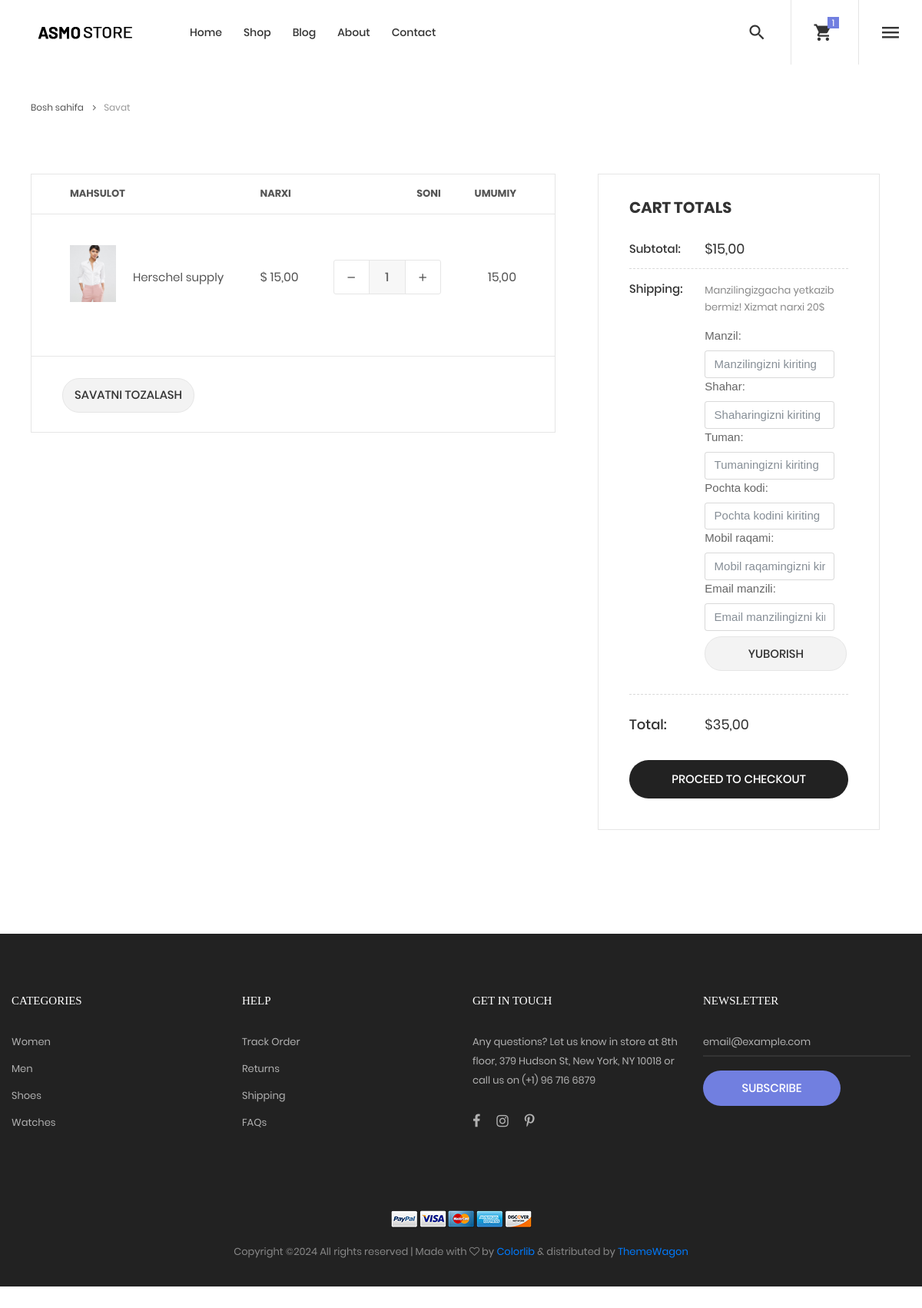
The app's page /cart/ (signed in) with its own data.
### asmo/models.py (models this page shows, shortened)
class OrderProduct(models.Model):
    order = models.ForeignKey(Order, on_delete=models.SET_NULL, verbose_name="Xarid", null=True)
    product = models.ForeignKey(Product, on_delete=models.SET_NULL, verbose_name="Maxsulot", null=True)
    quantity = models.IntegerField(default=0, verbose_name="Soni")
    added = models.DateTimeField(auto_now_add=True, verbose_name="Xarid vaqti")
    @property
    def get_cart_price(self):
        total_price = self.quantity * self.product.price
        return total_price

class Product(models.Model):
    name = models.CharField(max_length=100, verbose_name='Mahsulot nomi')
    description = models.TextField(verbose_name='Mahsulot tasnifi')
    price = models.DecimalField(max_digits=10, decimal_places=2, verbose_name='Mahsulot narxi')
    category = models.ForeignKey(Category, on_delete=models.CASCADE, verbose_name='Mahsulot kategoriyasi')
    image = models.ImageField(upload_to='products/', verbose_name='Mahsulot rasmi')
    image1 = models.ImageField(upload_to='products/', verbose_name='Mahsulot rasmi')
    image2 = models.ImageField(upload_to='products/', verbose_name='Mahsulot rasmi')
    brand = models.ForeignKey(Brand, on_delete=models.CASCADE, verbose_name='Mahsulot brendi')
    size = models.ManyToManyField(Size, verbose_name='Mahsulot o\'lchami', blank=True)
    color = models.ManyToManyField(Color, verbose_name='Mahsulot rangi')
    weight = models.FloatField(null=True, blank=True, verbose_name='Mahsulot og\'irligi', validators=[MinValueValidator(0.0)])
    materials = models.CharField(max_length=100, verbose_name='Mahsulot materiali')
    sort = models.ForeignKey(Sort, on_delete=models.CASCADE, verbose_name='Mahsulot turi', null=True, blank=True)
    quantity = models.IntegerField(default=0, verbose_name='Mahsulot soni')
    slug = models.SlugField()
    class Meta:
        verbose_name = 'Mahsulot '
        verbose_name_plural = 'Mahsulotlar'

### asmo/views.py (the view)
# urls.py: path('cart/', views.cart, name='cart'),
def cart(request):
    if request.user.is_authenticated:
        cart_info = CartAuthenticatedUser(request)
    else:
        cart_info = None
    cart_context = {
        'order_products': cart_info.get_cart_info()['order_products'] if cart_info else [],
        'cart_total_price': cart_info.get_cart_info()['cart_total_price'] if cart_info else 0,
        'cart_total_quantity': cart_info.get_cart_info()['cart_total_quantity'] if cart_info else 0,
        'cart_total_price_shipping': cart_info.get_cart_info()['cart_total_price_shipping'] if cart_info else 0,
        'title': 'Savat'
    }
    if request.method == 'POST':
        form = ShippingAddressForm(request.POST)
        if form.is_valid():
            if request.user.is_authenticated:
                shipping_address = form.save(commit=False)
                shipping_address.customer = request.user
                shipping_address.save()
                return redirect('index')
            else:
                pass
        else:
            cart_context['form'] = form
    else:
        form = ShippingAddressForm()
        cart_context['form'] = form
    return render(request, 'asmo/cart.html', cart_context)

### asmo/forms.py
class ShippingAddressForm(forms.ModelForm):
    class Meta:
        model = ShippingAddress
        fields = ['address', 'city', 'district', 'zipcode', 'mobile', 'email']
        labels = {
            'address': 'Manzil',
            'city': 'Shahar',
            'district': 'Tuman',
            'zipcode': 'Pochta kodi',
            'mobile': 'Mobil raqami',
            'email': 'Email manzili',
        }
        widgets = {
            'address': forms.TextInput(attrs={'class': 'form-control', 'placeholder': 'Manzilingizni kiriting'}),
            'city': forms.TextInput(attrs={'class': 'form-control', 'placeholder': 'Shaharingizni kiriting'}),
            'district': forms.TextInput(attrs={'class': 'form-control', 'placeholder': 'Tumaningizni kiriting'}),
            'zipcode': forms.TextInput(attrs={'class': 'form-control', 'placeholder': 'Pochta kodini kiriting'}),
            'mobile': forms.TextInput(attrs={'class': 'form-control', 'placeholder': 'Mobil raqamingizni kiriting'}),
            'email': forms.EmailInput(attrs={'class': 'form-control', 'placeholder': 'Email manzilingizni kiriting'}),
        }

### asmo/models.py (called while the page is built)
    @property
    def get_cart_total_price(self):
        order_products = self.orderproduct_set.all()
        total_price = sum([product.get_cart_price for product in order_products])
        return total_price

    @property
    def get_cart_quantity(self):
        order_products = self.orderproduct_set.all()
        totat_quantity = [product.quantity for product in order_products]
        total_quantity_sum = sum(totat_quantity)
        return total_quantity_sum

### asmo/utils.py (called while the page is built)
    def get_cart_info(self):
        customer, created = Customer.objects.get_or_create(
            user=self.request.user
        )
        order, created = Order.objects.get_or_create(
            customer=customer
        )
        order_products = order.orderproduct_set.all()
        cart_total_price = order.get_cart_total_price
        cart_total_price_shipping = order.get_cart_total_price + 20
        cart_total_quantity = order.get_cart_quantity
        return {
            'order': order,
            'order_products': order_products,
            'cart_total_price': cart_total_price,
            'cart_total_quantity': cart_total_quantity,
            'cart_total_price_shipping': cart_total_price_shipping
        }

### asmo/templates/asmo/cart.html (shortened to what this page needs)
{% extends 'base.html' %}
{% load static %}
{% block main %}
<div class="container mt-3">
    <div class="bread-crumb flex-w p-l-25 p-r-15 p-t-30 p-lr-0-lg">
        <a href="{% url 'index' %}" class="stext-109 cl8 hov-cl1 trans-04">
            Bosh sahifa
            <i class="fa fa-angle-right m-l-9 m-r-10" aria-hidden="true"></i>
        </a>
        <span class="stext-109 cl4">
				{{ title }}
			</span>
    </div>
</div>
<form class="bg0 p-t-75 p-b-85">
    <div class="container">
        <div class="row">
            <div class="col-lg-10 col-xl-7 m-lr-auto m-b-50">
                <div class="m-l-25 m-r--38 m-lr-0-xl">
                    <div class="wrap-table-shopping-cart">
                        <table class="table-shopping-cart">
                            <tr class="table_head">
                                <th class="column-1">Mahsulot</th>
                                <th class="column-2"></th>
                                <th class="column-3">Narxi</th>
                                <th class="column-4">Soni</th>
                                <th class="column-5">Umumiy</th>
                            </tr>
                            {% if order_products %}
                            {% for order_product in order_products %}
                            <tr class="table_row">
                                <td class="column-1">
                                    <a href="{% url 'delete_cart' order_product.product.slug %}">
                                    <div class="how-itemcart1">
                                        <img src="{{ order_product.product.image.url }}" alt="IMG">
                                    </div>
                                    </a>
                                </td>
                                <td class="column-2">{{ order_product.product.name }}</td>
                                <td class="column-3">$ {{ order_product.product.price }}</td>
                                <td class="column-4">
                                    <div class="wrap-num-product flex-w m-l-auto m-r-0">
                                        <a href="{% url 'to_cart' order_product.product.slug 'delete' %}"
                                           class="btn-num-product-down cl8 hov-btn3 trans-04 flex-c-m">
                                            <i class="fs-16 zmdi zmdi-minus"></i>
                                        </a>
                                        <input class="mtext-104 cl3 txt-center num-product" type="number"
                                               name="num-product1" value="{{ order_product.quantity }}">
                                        <a href="{% url 'to_cart' order_product.product.slug 'add' %}"
                                           class="btn-num-product-up cl8 hov-btn3 trans-04 flex-c-m">
                                            <i class="fs-16 zmdi zmdi-plus"></i>
                                        </a>
                                    </div>
                                </td>
                                <td class="column-5">{{ order_product.get_cart_price }}</td>
                            </tr>
                            {% endfor %}
                            {% else %}
                            <tr class="table_row">
                                <td class="column-2">
                                    Mahsulot yo'q
                                </td>
                            </tr>
                            {% endif %}
                        </table>
                    </div>
                    <div class="flex-w flex-sb-m bor15 p-t-18 p-b-15 p-lr-40 p-lr-15-sm">
                        <a href="{% url 'clear_cart' %}"
                           class="flex-c-m stext-101 cl2 size-119 bg8 bor13 hov-btn3 p-lr-15 trans-04 pointer m-tb-10">
                            Savatni tozalash
                        </a>
                    </div>
                </div>
            </div>
            <div class="col-sm-10 col-lg-7 col-xl-5 m-lr-auto m-b-50">
                <div class="bor10 p-lr-40 p-t-30 p-b-40 m-l-63 m-r-40 m-lr-0-xl p-lr-15-sm">
                    <h4 class="mtext-109 cl2 p-b-30">
                        Cart Totals
                    </h4>
                    <div class="flex-w flex-t bor12 p-b-13">
                        <div class="size-208">
								<span class="stext-110 cl2">
									Subtotal:
								</span>
                        </div>
                        <div class="size-209">
								<span class="mtext-110 cl2">
									${{ cart_total_price }}
								</span>
                        </div>
                    </div>
                    <div class="flex-w flex-t bor12 p-t-15 p-b-30">
                        <div class="size-208 w-full-ssm">
								<span class="stext-110 cl2">
									Shipping:
								</span>
                        </div>
                        <div class="size-209 p-r-18 p-r-0-sm w-full-ssm">
                            <p class="stext-111 cl6 p-t-2">
                                Manzilingizgacha yetkazib bermiz! Xizmat narxi 20$
                            </p>
                            <div class="p-t-15">
                                <form method="POST">
                                    {{ form.as_p }}
                                    <div class="flex-w">
                                        <button type="submit"
                                                class="flex-c-m stext-101 cl2 size-115 bg8 bor13 hov-btn3 p-lr-15 trans-04 pointer mt-2">
                                            Yuborish
                                        </button>
                                    </div>
                                </form>
                            </div>
                        </div>
                    </div>
                    <div class="flex-w flex-t p-t-27 p-b-33">
                        <div class="size-208">
								<span class="mtext-101 cl2">
									Total:
								</span>
                        </div>
                        <div class="size-209 p-t-1">
								<span class="mtext-110 cl2">
									${{ cart_total_price_shipping }}
								</span>
                        </div>
                    </div>
                    {% if cart_total_quantity > 0 %}
                    <form action="{% url 'payment' %}" method="post">
                        <button type="submit"
                                class="flex-c-m stext-101 cl0 size-116 bg3 bor14 hov-btn3 p-lr-15 trans-04 pointer">
                            Proceed to Checkout
                        </button>
                    </form>
                    {% else %}
                    <button disabled
                            class="flex-c-m stext-101 cl0 size-116 bg3 bor14 hov-btn3 p-lr-15 trans-04 pointer">
                        Proceed to Checkout
                    </button>
                    <script>alert('Savat bo\'sh! Iltimos, avval mahsulotlarni qo\'shing.');</script>
                    {% endif %}
                </div>
            </div>
        </div>
    </div>
</form>
{% endblock main %}

### static/css/main.css (style rules this page uses)
.container { max-width: 1380px; }
@media (max-width: 1600px) { .container { max-width: 1200px; } }
.wrap-num-product { width: 140px; height: 45px; border: 1px solid #e6e6e6; border-radius: 3px; overflow: hidden; }
.btn-num-product-up, .btn-num-product-down { width: 45px; height: 100%; cursor: pointer; }
.num-product { width: calc(100% - 90px); height: 100%; border-left: 1px solid #e6e6e6; border-right: 1px solid #e6e6e6; background-color: #f7f7f7; }
input.num-product { -moz-appearance: textfield; appearance: none; -webkit-appearance: none; }
.wrap-table-shopping-cart { overflow: auto; border-left: 1px solid #e6e6e6; border-right: 1px solid #e6e6e6; }
.table-shopping-cart { border-collapse: collapse; width: 100%; min-width: 680px; }
.table-shopping-cart tr { border-top: 1px solid #e6e6e6; border-bottom: 1px solid #e6e6e6; }
.table-shopping-cart .column-1 { width: 133px; padding-left: 50px; }
.table-shopping-cart .column-2 { width: 220px; font-size: 15px; }
.table-shopping-cart .column-3 { width: 120px; font-size: 16px; }
.table-shopping-cart .column-4 { width: 145px; text-align: right; }
.table-shopping-cart .column-5 { width: 172px; padding-right: 50px; text-align: right; font-size: 16px; }
.table-shopping-cart .table_row { height: 185px; }
.table-shopping-cart .table_row td { padding-bottom: 20px; }
.table-shopping-cart .table_row td.column-1 { padding-bottom: 30px; }
.table-shopping-cart .table_head th { font-family: Poppins-Bold; font-size: 13px; color: #555; text-transform: uppercase; line-height: 1.6; padding-top: 15px; padding-bottom: 15px; }
.table-shopping-cart td { font-family: Poppins-Regular; color: #555; line-height: 1.6; }
.cl0 { color: #fff; }
.cl2 { color: #333; }
.cl3 { color: #666; }
.cl4 { color: #999; }
.cl6 { color: #888; }
.cl8 { color: #555; }
.stext-101 { font-family: Poppins-Medium; font-size: 15px; line-height: 1.466667; text-transform: uppercase; }
.stext-109 { font-family: Poppins-Regular; font-size: 12px; line-height: 1.833333; }
.stext-110 { font-family: Poppins-Medium; font-size: 15px; line-height: 1.466667; }
.stext-111 { font-family: Poppins-Regular; font-size: 13px; line-height: 1.6923; }
.mtext-101 { font-family: Poppins-Medium; font-size: 18px; line-height: 1.333333; }
.mtext-104 { font-family: Poppins-Medium; font-size: 16px; line-height: 1.6; }
.mtext-109 { font-family: Poppins-Bold; font-size: 20px; line-height: 1.3; text-transform: uppercase; }
.mtext-110 { font-family: Poppins-Regular; font-size: 18px; line-height: 1.222222; }
.size-115 { min-width: 185px; height: 45px; }
.size-116 { width: 100%; height: 50px; }
.size-119 { min-width: 156px; height: 45px; }
.size-208 { width: 34.5%; }
.size-209 { width: 65.5%; }
.bg0 { background-color: #fff; }
.bg3 { background-color: #222; }
.bg8 { background-color: #f3f3f3; }
.bor10 { border: 1px solid #e6e6e6; }
.bor12 { border-bottom: 1px dashed #d9d9d9; }
.bor13 { border: 1px solid #e6e6e6; border-radius: 22px; }
.bor14 { border-radius: 25px; }
.bor15 { border-left: 1px solid #e6e6e6; border-right: 1px solid #e6e6e6; border-bottom: 1px solid #e6e6e6; }
.how-itemcart1 { width: 60px; position: relative; margin-right: 20px; cursor: pointer; }
.how-itemcart1 img { width: 100%; }
.how-itemcart1::after { content: '\e870'; font-family: Linearicons-Free; font-size: 16px; display: -webkit-box; display: -webkit-flex; display: -moz-box; display: -ms-flexbox; display: flex; justify-content: center; align-items: center; position: absolute; width: 100%; height: 100%; top: 0; left: 0; background-color: rgba(0,0,0,0.5); color: #fff; transition: all 0.3s; -webkit-transition: all 0.3s; -o-transition: all 0.3s; -moz-transition: all 0.3s; opacity: 0; }

### records on screen
OrderProduct: product.image (picture), product.name "Herschel supply", product.price "15,00", num-product1 "1", get_cart_price "15,00"

### other values on screen
{{ title }} "Savat"
{{ cart_total_price }} "15,00"
{{ cart_total_price_shipping }} "35,00"
